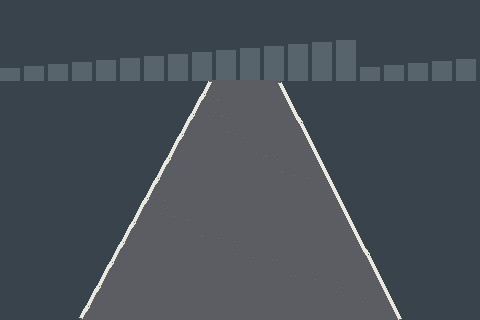
#> input picture Perception/Q1_Road_Disappears/clear/000.png, 480 x 320 px; its folder holds only this picture in this run
$ jupyter execute --allow-errors subpartd.ipynb
#> lines starting #> are read from the running program, lines starting #| are printed output that depends on the picture
#> in process_folder, frame is the input picture: shape (320, 480, 3); mean B, G, R 85.8, 78.9, 71.3
[cell 1]
import cv2
import numpy as np
import os


# ============================================================
# FUNCTION 1: Detect boundary points from all rows
# ============================================================

def detect_boundaries(frame, threshold=600):

#> called with threshold = 600
    height, width = frame.shape[:2]
#> height = 320; width = 480

    # Brightness = B + G + R
    brightness = np.sum(frame[:, :, :3], axis=2)
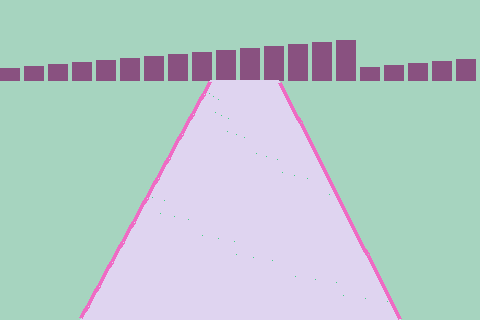
#> brightness: shape (320, 480) uint64; 5 distinct labels, from 199 to 686; one colour per label, 0 black

    left_points = []
    right_points = []

    # --------------------------------------------------------
    # Process every row
    # --------------------------------------------------------

    for v in range(height):

        row = brightness[v]

        # ====================================================
        # LEFT HALF: u < 240
        # ====================================================

        left = row[:240]

        max_left = np.max(left)

        if max_left >= threshold:

            # All pixels having the maximum brightness
            pixels = np.where(left == max_left)[0]

            # Average their u coordinates
            left_u = np.mean(pixels)

            left_points.append((v, left_u))


        # ====================================================
        # RIGHT HALF: u >= 240
        # ====================================================

        right = row[240:]

        max_right = np.max(right)

        if max_right >= threshold:

            # All pixels having the maximum brightness
            pixels = np.where(right == max_right)[0]

            # Convert local coordinate to image coordinate
            right_u = np.mean(pixels) + 240

            right_points.append((v, right_u))
#> this loop made 320 passes
#> (max_left, pixels, left_u, right_u) on passes 83 to 94: (686, [41], 209.5, 281), (686, [38, 39, 40, 41], 208.5, 279.5), (686, [39, 40, 41, 42], 208.5, 280.5), (686, [39, 40, 41, 42], 207.5, 280.5), (686, [40, 41, 42, 43], 207.5, 281.5), (686, [40, 41, 42, 43], 206.5, 281.5), (686, [41, 42, 43, 44], 206.5, 282.5), (686, [41, 42, 43, 44], 205.5, 282.5), (686, [42, 43, 44, 45], 205.5, 283.5), (686, [42, 43, 44, 45], 204.5, 283.5), (686, [43, 44, 45, 46], 204.5, 284.5), (686, [43, 44, 45, 46], 203.5, 284.5)
#> (max_left, pixels, left_u) on pass 82: (686, [208], 208)
#> after the loop, left_points = 238 pairs, first value 81 to 318, second value 80.5 to 209.5; right_points = 238 pairs, first value 82 to 319, second value 279.5 to 399.5


    return brightness, left_points, right_points


# ============================================================
# FUNCTION 2: Estimate lane for one frame
# ============================================================

def estimate_lane(frame, threshold=600):

    brightness, left_points, right_points = detect_boundaries(
        frame,
        threshold
    )

    # Convert to numpy arrays
    left_points = np.array(left_points)
    right_points = np.array(right_points)


    # --------------------------------------------------------
    # Fit regression to left boundary
    # u = a*v + b
    # --------------------------------------------------------

    left_v = left_points[:, 0]
#> left_v = 238 values from 81 to 318
    left_u = left_points[:, 1]
#> left_u = 238 values, max 209.5 at index 1, min 80.5 at index 236, mean 145.1

    left_slope, left_intercept = np.polyfit(
        left_v,
        left_u,
        1
    )
#> left_slope = -0.547; left_intercept = 254.2


    # --------------------------------------------------------
    # Fit regression to right boundary
    # u = a*v + b
    # --------------------------------------------------------

    right_v = right_points[:, 0]
#> right_v = 238 values from 82 to 319
    right_u = right_points[:, 1]
#> right_u = 238 values, max 399.5 at index 236, min 279.5 at index 1, mean 339.6

    right_slope, right_intercept = np.polyfit(
        right_v,
        right_u,
        1
    )
#> right_slope = 0.508; right_intercept = 237.7


    # ========================================================
    # MSE of the two regression lines
    # ========================================================

    left_pred = left_slope * left_v + left_intercept
#> left_pred = 238 values, max 209.9 at index 0, min 80.37 at index 237, mean 145.1
    right_pred = right_slope * right_v + right_intercept
#> right_pred = 238 values from 279.4 to 399.8

    left_mse = np.mean((left_u - left_pred) ** 2)
#> left_mse = 0.128
    right_mse = np.mean((right_u - right_pred) ** 2)
#> right_mse = 0.163


    # ========================================================
    # Function for obtaining a boundary at a particular row
    # ========================================================

    def get_boundary(v, side):

        # ----------------------------------------------------
        # LEFT
        # ----------------------------------------------------

#> called with v = 170, side = 'left'
        if side == "left":

            row = brightness[v, :240]
#> row = 240 values, max 686 at index 160, min 199 at index 0, mean 233.4

            max_value = np.max(row)
#> max_value = 686

            # If actual boundary evidence exists
            if max_value >= threshold:

                pixels = np.where(
                    row == max_value
                )[0]
#> pixels = [160, 161, 162, 163]

                u = np.mean(pixels)
#> u = 161.5

                return u, "actual"


            # Otherwise use regression
            else:

                u = (
                    left_slope * v
                    + left_intercept
                )

                return u, "regression"


        # ----------------------------------------------------
        # RIGHT
        # ----------------------------------------------------

        else:

            row = brightness[v, 240:]

            max_value = np.max(row)

            # If actual boundary evidence exists
            if max_value >= threshold:

                pixels = np.where(
                    row == max_value
                )[0]

                u = np.mean(pixels) + 240

                return u, "actual"


            # Otherwise use regression
            else:

                u = (
                    right_slope * v
                    + right_intercept
                )

                return u, "regression"


    # ========================================================
    # FAR ROW
    # ========================================================

    vf = 170

    left_far, left_far_source = get_boundary(
        vf,
        "left"
    )
#> left_far = 161.5; left_far_source = 'actual'

    right_far, right_far_source = get_boundary(
        vf,
        "right"
    )
#> right_far = 324.5; right_far_source = 'actual'

    uf = (left_far + right_far) / 2
#> uf = 243


    # ========================================================
    # NEAR ROW
    # ========================================================

    vn = 260

    left_near, left_near_source = get_boundary(
        vn,
        "left"
    )
#> left_near = 112.5; left_near_source = 'actual'

    right_near, right_near_source = get_boundary(
        vn,
        "right"
    )
#> right_near = 370.5; right_near_source = 'actual'

    un = (left_near + right_near) / 2
#> un = 241.5


    # ========================================================
    # CONFIDENCE INTERVAL LOGIC
    # ========================================================

    # -------------------------
    # FAR confidence
    # -------------------------

    if (
        left_far_source == "actual"
        and
        right_far_source == "actual"
    ):

        confidence_far = 1.0

    elif (
        left_far_source == "actual"
        and
        right_far_source == "regression"
    ):

        confidence_far = 0.75 - right_mse / 10

    elif (
        left_far_source == "regression"
        and
        right_far_source == "actual"
    ):

        confidence_far = 0.75 - left_mse / 10

    else:

        confidence_far = (
            0.50
            - left_mse / 10
            - right_mse / 10
        )


    # -------------------------
    # NEAR confidence
    # -------------------------

    if (
        left_near_source == "actual"
        and
        right_near_source == "actual"
    ):

        confidence_near = 1.0

    elif (
        left_near_source == "actual"
        and
        right_near_source == "regression"
    ):

        confidence_near = 0.75 - right_mse / 10

    elif (
        left_near_source == "regression"
        and
        right_near_source == "actual"
    ):

        confidence_near = 0.75 - left_mse / 10

    else:

        confidence_near = (
            0.50
            - left_mse / 10
            - right_mse / 10
        )


    # ========================================================
    # Return everything
    # ========================================================

    return {

        "un": round(un),
        "uf": round(uf),

        "confidence_near": confidence_near,
        "confidence_far": confidence_far,

        "left_far": left_far,
        "right_far": right_far,

        "left_near": left_near,
        "right_near": right_near,

        "left_far_source": left_far_source,
        "right_far_source": right_far_source,

        "left_near_source": left_near_source,
        "right_near_source": right_near_source,

        "left_mse": left_mse,
        "right_mse": right_mse,

        "left_points": left_points,
        "right_points": right_points,

        "left_line": (
            left_slope,
            left_intercept
        ),

        "right_line": (
            right_slope,
            right_intercept
        )
    }


# ============================================================
# FUNCTION 3: Process entire folder
# ============================================================

def process_folder(folder, threshold=600):

    files = sorted(os.listdir(folder))

    for file in files:

        if not file.endswith(".png"):
            continue

        path = os.path.join(folder, file)

        frame = cv2.imread(path)

        if frame is None:
            continue

        result = estimate_lane(
            frame,
            threshold
        )
#> result = 18 items

        print(
            file,
            result["un"],
            round(result["confidence_near"], 4),
            result["uf"],
            round(result["confidence_far"], 4)
        )
#| 000.png 242 1.0 243 1.0


# ============================================================
# RUN
# ============================================================

process_folder("clear", threshold=600)# ============================================================

[cell 2]
# ============================================================
# FUNCTION 3: Process entire folder
# ============================================================

def process_folder(folder, threshold=600):

#> called with folder = 'missing', threshold = 600
    files = sorted(os.listdir(folder))

    for file in files:

        if not file.endswith(".png"):
            continue

        path = os.path.join(folder, file)

        frame = cv2.imread(path)
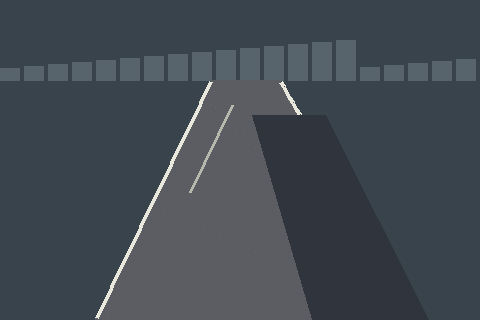
#> input picture Perception/Q1_Road_Disappears/missing/023.png, 480 x 320 px
#> frame is the input picture: shape (320, 480, 3); mean B, G, R 81.1, 73.8, 66

        if frame is None:
            continue

        result = estimate_lane(
            frame,
            threshold
        )
#> call 2 of detect_boundaries, with threshold = 600
#> in detect_boundaries (call 2), `brightness = np.sum(frame[:, :, :3], axis=2)`:
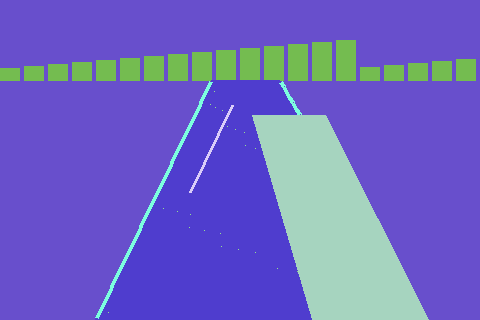
#> brightness: shape (320, 480) uint64; 7 distinct labels, from 162 to 686; one colour per label, 0 black
#> the loop in detect_boundaries (call 2), `for v in range(height): ` made 320 passes
#> (max_left, pixels, left_u, right_u) on passes 82 to 93: (686, [42], 209, 282), (686, [41, 42, 43], 210.5, 282), (686, [39, 40, 41, 42, 43], 209.5, 281), (686, [40, 41, 42, 43, 44], 209.5, 282), (686, [41, 42, 43, 44, 45], 208.5, 283), (686, [41, 42, 43, 45], 208.5, 282.8), (686, [42, 43, 44, 45], 207.5, 283.5), (686, [43, 44, 45, 46], 207.5, 284.5), (686, [43, 44, 45, 46], 206.5, 284.5), (686, [44, 45, 46, 47], 206.5, 285.5), (686, [44, 45, 46, 47], 205.5, 285.5), (686, [45, 46, 47, 48], 205.5, 286.5)
#> (max_left, pixels, left_u) on passes 116 to 120: (686, [193, 194, 195, 196], 194.5), (686, [193, 194, 195, 196], 194.5), (686, [192, 193, 194, 195], 193.5), (686, [192, 193, 194, 195], 193.5), (686, [191, 192, 193, 194], 192.5)
#> after the loop in detect_boundaries (call 2), `for v in range(height):`: left_points = 238 pairs, first value 81 to 318, second value 96.5 to 210.5; right_points = 34 pairs, first value 81 to 114, second value 281 to 299

        print(
            file,
            result["un"],
            round(result["confidence_near"], 4),
            result["uf"],
            round(result["confidence_far"], 4)
        )
#| 023.png 252 0.7279 249 0.7279


# ============================================================
# RUN
# ============================================================

process_folder("missing", threshold=600)# ============================================================

[cell 3]
# ============================================================
# FUNCTION 3: Process entire folder
# ============================================================

def process_folder(folder, threshold=600):

    files = sorted(os.listdir(folder))

    for file in files:

        if not file.endswith(".png"):
            continue

        path = os.path.join(folder, file)

        frame = cv2.imread(path)

        if frame is None:
            continue

        result = estimate_lane(
            frame,
            threshold
        )

        print(
            file,
            result["un"],
            round(result["confidence_near"], 4),
            result["uf"],
            round(result["confidence_far"], 4)
        )


# ============================================================
# RUN
# ============================================================

#> (the rest of this cell did not finish here and is left out)

[cell 4]
import cv2
import numpy as np
import matplotlib.pyplot as plt

# ------------------------------------------------------------
# Load shadow/023.png
# ------------------------------------------------------------

frame = cv2.imread("missing/023.png")
frame_rgb = cv2.cvtColor(frame, cv2.COLOR_BGR2RGB)

# ------------------------------------------------------------
# Run your proposed method
# ------------------------------------------------------------

result = estimate_lane(frame, threshold=600)

# Extract results
left_points = result["left_points"]
right_points = result["right_points"]

left_slope, left_intercept = result["left_line"]
right_slope, right_intercept = result["right_line"]

un = result["un"]
uf = result["uf"]

# ------------------------------------------------------------
# Create figure
# ------------------------------------------------------------

plt.figure(figsize=(12, 8))

plt.imshow(frame_rgb)

# ------------------------------------------------------------
# Plot all actual detected boundary points
# ------------------------------------------------------------

if len(left_points) > 0:
    plt.scatter(
        left_points[:, 1],
        left_points[:, 0],
        s=8,
        label="Left detected points"
    )

if len(right_points) > 0:
    plt.scatter(
        right_points[:, 1],
        right_points[:, 0],
        s=8,
        label="Right detected points"
    )

# ------------------------------------------------------------
# Plot regression lines
# ------------------------------------------------------------

v = np.arange(0, frame.shape[0])

left_fit = left_slope * v + left_intercept
right_fit = right_slope * v + right_intercept

plt.plot(
    left_fit,
    v,
    linewidth=2,
    label="Left regression"
)

plt.plot(
    right_fit,
    v,
    linewidth=2,
    label="Right regression"
)

# ------------------------------------------------------------
# Required rows
# ------------------------------------------------------------

plt.axhline(
    170,
    linestyle="--",
    linewidth=1,
    label="v = 170"
)

plt.axhline(
    260,
    linestyle="--",
    linewidth=1,
    label="v = 260"
)

# ------------------------------------------------------------
# Plot final lane centres
# ------------------------------------------------------------

plt.scatter(
    uf,
    170,
    s=120,
    marker="x",
    linewidths=3,
    label=f"Far centre = {uf}"
)

plt.scatter(
    un,
    260,
    s=120,
    marker="x",
    linewidths=3,
    label=f"Near centre = {un}"
)

# ------------------------------------------------------------
# Formatting
# ------------------------------------------------------------

plt.xlim(0, 480)
plt.ylim(320, 0)

plt.xlabel("u (pixels)")
plt.ylabel("v (pixels)")

plt.title(
    "Proposed Lane Detection — shadow/023.png"
)

plt.legend()
plt.grid(alpha=0.2)

plt.show()
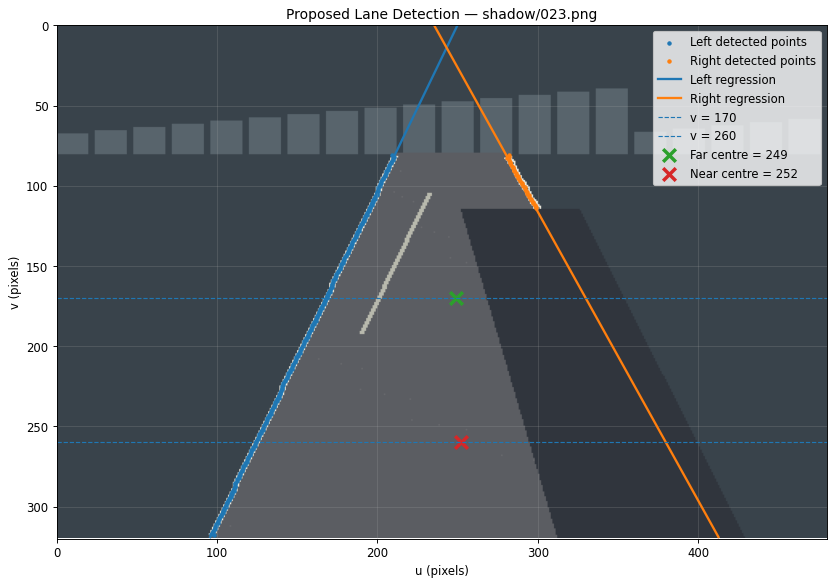
#> figure drawn by matplotlib, 1 panel


# ============================================================
# PRINT EXACT SOURCE OF EACH ESTIMATE
# ============================================================

print("Frame: shadow/023.png")

print("\nFar row (v = 170)")
print(
    "Left boundary:",
    round(result["left_far"], 2),
    "→",
    result["left_far_source"]
)
#| Left boundary: 168.5 → actual
print(
    "Right boundary:",
    round(result["right_far"], 2),
    "→",
    result["right_far_source"]
)
#| Right boundary: 329.87 → regression
print("Far centre:", result["uf"])
#| Far centre: 249


print("\nNear row (v = 260)")
print(
    "Left boundary:",
    round(result["left_near"], 2),
    "→",
    result["left_near_source"]
)
#| Left boundary: 124.5 → actual
print(
    "Right boundary:",
    round(result["right_near"], 2),
    "→",
    result["right_near_source"]
)
#| Right boundary: 379.88 → regression
print("Near centre:", result["un"])
#| Near centre: 252
